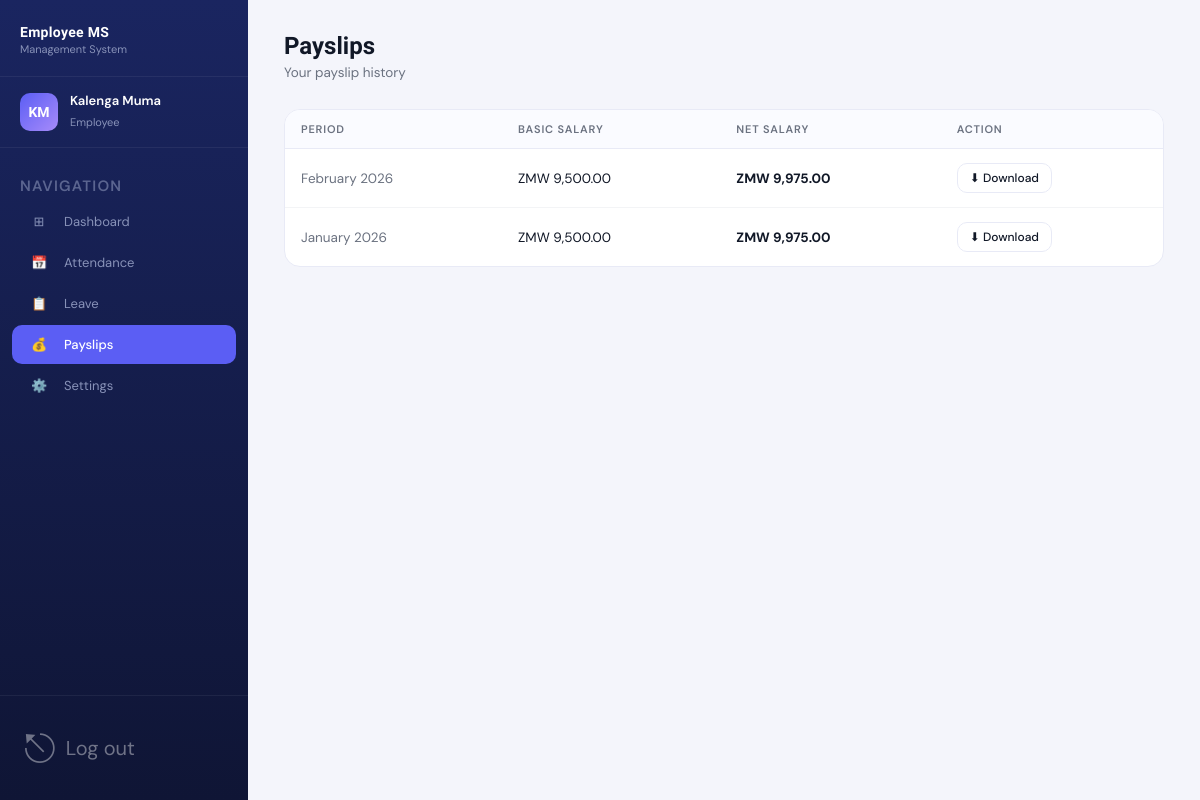
Page /employee/payslips.php (signed in) on the committed database.
### tables this page shows
CREATE TABLE IF NOT EXISTS payroll (
    payroll_id      INT           PRIMARY KEY AUTO_INCREMENT,
    employee_id     INT           NOT NULL,
    month           DATE          NOT NULL,
    basic_salary    DECIMAL(10,2) NOT NULL,
    allowances      DECIMAL(10,2) DEFAULT 0.00,
    leave_deduction DECIMAL(10,2) DEFAULT 0.00,
    net_salary      DECIMAL(10,2) NOT NULL,
    generated_on    TIMESTAMP     DEFAULT CURRENT_TIMESTAMP,
    UNIQUE KEY uq_payroll (employee_id, month),
    FOREIGN KEY (employee_id) REFERENCES employees(employee_id) ON DELETE CASCADE
);

### employee/payslips.php (the view, shortened to what this page needs)
<?php
require_once '../database/config.php';
$uid = $_SESSION['user_id'];
$emp = $conn->query("SELECT * FROM employees WHERE user_id=$uid")->fetch_assoc();
$eid = $emp['employee_id'];
$payslips = $conn->query("SELECT * FROM payroll WHERE employee_id=$eid ORDER BY month DESC")->fetch_all(MYSQLI_ASSOC);
?>
<!DOCTYPE html>
<html lang="en">
<head>
<link rel="stylesheet" href="../assets/css/dashboard.css">
</head>
<body>
<div class="app-layout">
    <?php include 'sidebar.php'; ?>
    <div class="main-content">
        <div class="page-header">
            <h1>Payslips</h1>
            <p>Your payslip history</p>
        </div>
        <div class="page-body">
            <div class="card">
                <table>
                    <thead>
                        <tr><th>Period</th><th>Basic Salary</th><th>Net Salary</th><th>Action</th></tr>
                    </thead>
                    <tbody>
                    <?php if (empty($payslips)): ?>
                        <tr><td colspan="4"><div class="empty-state"><div class="empty-icon">💰</div><p>No payslips generated yet.</p></div></td></tr>
                    <?php else: foreach ($payslips as $p): ?>
                        <tr>
                            <td style="color:#6b7280;"><?= date('F Y', strtotime($p['month'])) ?></td>
                            <td>ZMW <?= number_format($p['basic_salary'], 2) ?></td>
                            <td><strong>ZMW <?= number_format($p['net_salary'], 2) ?></strong></td>
                            <td><a href="../admin/generate_payslip.php?id=<?= $p['payroll_id'] ?>" class="btn btn-outline btn-sm" target="_blank">⬇ Download</a></td>
                        </tr>
                    <?php endforeach; endif; ?>
                    </tbody>
                </table>
            </div>
        </div>
    </div>
</div>
</body>
</html>

### assets/css/dashboard.css (style rules this page uses)
*, *::before, *::after { box-sizing: border-box; margin: 0; padding: 0; }
:root { --navy: #0f1535; --navy-mid: #1a2560; --accent: #5b5ef4; --accent-light: #7b7ef7; --sidebar-width: 248px; --text-white: #ffffff; --text-muted: #8892b8; --body-bg: #f4f5fb; --card-bg: #ffffff; --border: #e8eaf6; --success: #10b981; --warning: #f59e0b; --danger: #ef4444; --info: #3b82f6; --text-dark: #111827; --text-gray: #6b7280; }
html, body { height: 100%; font-family: 'DM Sans', sans-serif; background: var(--body-bg); color: var(--text-dark); }
.app-layout { display: flex; height: 100vh; overflow: hidden; }
.main-content { margin-left: var(--sidebar-width); flex: 1; overflow-y: auto; height: 100vh; }
.page-header { padding: 32px 36px 0; }
.page-header h1 { font-family: 'Sora', sans-serif; font-size: 24px; font-weight: 700; color: var(--text-dark); margin-bottom: 4px; }
.page-header p { font-size: 13.5px; color: var(--text-gray); margin-bottom: 28px; }
.page-body { padding: 0 36px 36px; }
.card { background: var(--card-bg); border: 1px solid var(--border); border-radius: 16px; overflow: hidden; margin-bottom: 20px; }
table { width: 100%; border-collapse: collapse; }
thead th { text-align: left; font-size: 11px; font-weight: 600; color: var(--text-gray); text-transform: uppercase; letter-spacing: 0.8px; padding: 12px 16px; border-bottom: 1px solid var(--border); background: #fafbff; }
tbody td { padding: 14px 16px; font-size: 13.5px; color: var(--text-dark); border-bottom: 1px solid #f3f4f6; }
tbody tr:last-child td { border-bottom: none; }
.btn { display: inline-flex; align-items: center; gap: 8px; padding: 10px 18px; border-radius: 10px; font-size: 13.5px; font-family: 'DM Sans', sans-serif; font-weight: 500; cursor: pointer; border: none; text-decoration: none; transition: all 0.2s; }
.btn-outline { background: transparent; border: 1.5px solid var(--border); color: var(--text-dark); }
.btn-sm { padding: 6px 12px; font-size: 12px; }

### rows in the picture
payroll: month "February 2026", basic_salary "9,500.00", net_salary "9,975.00"
payroll: month "January 2026", basic_salary "9,500.00", net_salary "9,975.00"

### other values in the picture
$initials "KM"
$name "Kalenga Muma"
